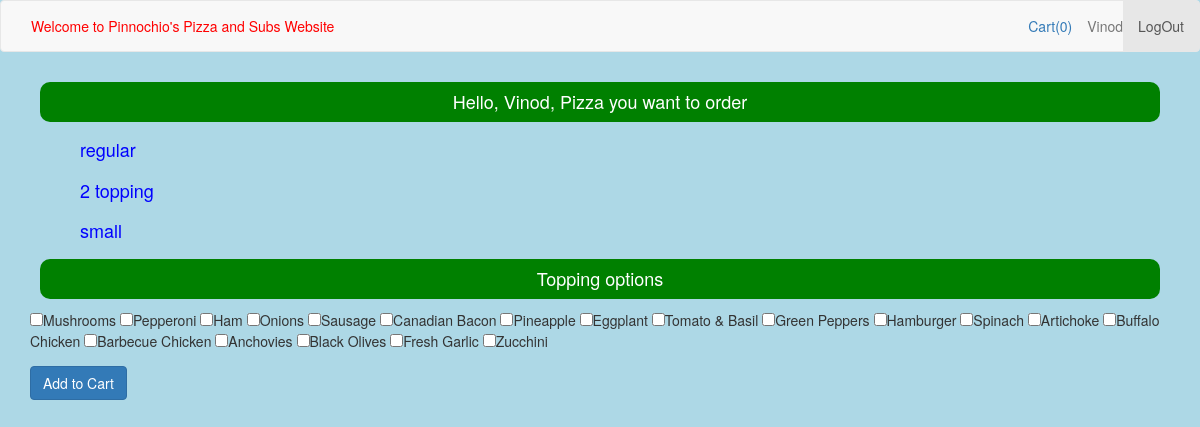
The page /pizza/4 (signed in) on the database its author committed.
### orders/models.py (models this page shows, shortened)
class Pizza(models.Model):
    cat = models.ForeignKey(Pizza_cat, on_delete=models.CASCADE, related_name="pizzacategories")
    size = models.ForeignKey(Item_size, on_delete=models.CASCADE, related_name="pizzasizes")
    type = models.ForeignKey(Pizza_type, on_delete=models.CASCADE, related_name="pizzatypes")
    price = models.FloatField()
    class Meta:
      unique_together = ('cat','size','type',)

class Pizza_cat(models.Model):
 cat = models.CharField(max_length=64, unique=True)
 def __str__(self):
   return f"{self.cat}"

class Pizza_type(models.Model):
 type = models.CharField(max_length=64, unique=True)
 def __str__(self):
   return f"{self.type}"

class Item_size(models.Model):
 size = models.CharField(max_length=64, unique=True)
 def __str__(self):
   return f"{self.size}"

class Topping(models.Model):
 type = models.CharField(max_length=64, unique=True)
 def __str__(self):
   return f"{self.type}"

### orders/views.py (the view)
# urls.py: path("pizza/<int:pizza_id>", views.pizza, name="pizza"),
def pizza(request, pizza_id) :
    if not request.user.is_authenticated:
        context = {
            "user": None,
            "message": None
        }
        return render(request, "orders/login.html", context)
    try:
        p = Pizza.objects.get(pk=pizza_id)
    except Pizza.DoesNotExist:
        raise Http404("This option does not exist")
    try:
      customer_cart = Cart.objects.get(user=request.user)
    except Cart.DoesNotExist:
      customer_cart = Cart.objects.create(user=request.user)
      customer_cart.save()
    context = {
        "user": request.user,
        "total_items": customer_cart.total_items,
        "Pizza": p,
        "Toppings": Topping.objects.all(),
        "message":None
    }
    return render(request, "orders/pizza.html", context)

### orders/templates/orders/pizza.html (shortened to what this page needs)
{% extends "orders/base.html" %}
{% block body %}
<h1 class="title-info">Hello, {{ user.first_name }}, Pizza you want to order</h1>
<div>
 <ul>
      <li class="item-info"> {{ Pizza.cat }} </li>
      <li class="item-info"> {{ Pizza.type }} </li>
      <li class="item-info"> {{ Pizza.size }} </li>
 </ul>
 </div>
 {% if Pizza.type|stringformat:"s" != "cheese" %}
  <div>
   <h2 class="title-info"> Topping options </h2>
   <form action="{% url 'add_to_cart' Pizza.id %}" method="post">
        <div class="form-group">
          {% for topping in Toppings %}
            <input type="checkbox" name="checklist" value="{{topping.id}}" />{{topping}}
          {% endfor %}
        </div>
        <div>
          <button class="btn btn-primary">Add to Cart</button>
        </div>
   </form>
   </div>
 {% endif %}
{% endblock %}

### orders/templates/orders/base.html (shortened to what this page needs)
{% load static %}
<!DOCTYPE html>
<html>
    <head>
        <link rel="stylesheet" href="{% static 'orders/styles.css' %}" />
        <link rel="stylesheet" href="https://maxcdn.bootstrapcdn.com/bootstrap/3.3.7/css/bootstrap.min.css">
    </head>
    <body>
       <div id="background">
           <nav class="navbar navbar-default">
            <div class="container-fluid">
             <p class="navbar-text" style="color:red;">Welcome to Pinnochio's Pizza and Subs Website</p>
             <ul class="nav navbar-nav navbar-right">
                {% if user %}
                 <li class="active"><a href="{% url 'logout' %}">LogOut</a></li>
                {% else %}
                 <li class="active"><a href="{% url 'login' %}">LogIn</a></li>
                {% endif %}
             </ul>
             {% if user and user.first_name %}
               <p class="navbar-text navbar-right">{{user.first_name}}</p>
             {% endif %}
             <p class="navbar-text navbar-right"><a href="{% url 'checkout' %}">Cart({{total_items}})</a></p>
            </div>
           </nav>
          <div class="container">
            {% block body %}
            {% endblock %}
          </div>
       </div>
    </body>
</html>

### orders/static/orders/styles.css (style rules this page uses)
html, body { width: 100%; height: 100%; font-family: verdana; }
html { box-sizing: border-box; }
*, *:before, *:after { box-sizing: inherit; }
#background { width: 100%; min-height:100%; height: auto; background-color:lightblue; }
.title-info { background-color: green; font-size: 18px; color: white; min-height: 10px; padding:10px; margin:10px; border-radius:10px; text-align:center; }
ul { list-style-type: none; }
.item-info { font-size: 18px; color: blue; padding:5px; margin:5px; }

### rows shown on the page
Pizza: cat "regular", type "2 topping", size "small"
Topping: type "Mushrooms"
Topping: type "Pepperoni"
Topping: type "Ham"
Topping: type "Onions"
Topping: type "Sausage"
Topping: type "Canadian Bacon"
Topping: type "Pineapple"
Topping: type "Eggplant"
Topping: type "Tomato & Basil"
Topping: type "Green Peppers"
Topping: type "Hamburger"
Topping: type "Spinach"
Topping: type "Artichoke"
Topping: type "Buffalo Chicken"
Topping: type "Barbecue Chicken"
Topping: type "Anchovies"
Topping: type "Black Olives"
Topping: type "Fresh Garlic"
Topping: type "Zucchini"

### other values the page prints
{{ user.first_name }} "Vinod"
{{ total_items }} "0"
